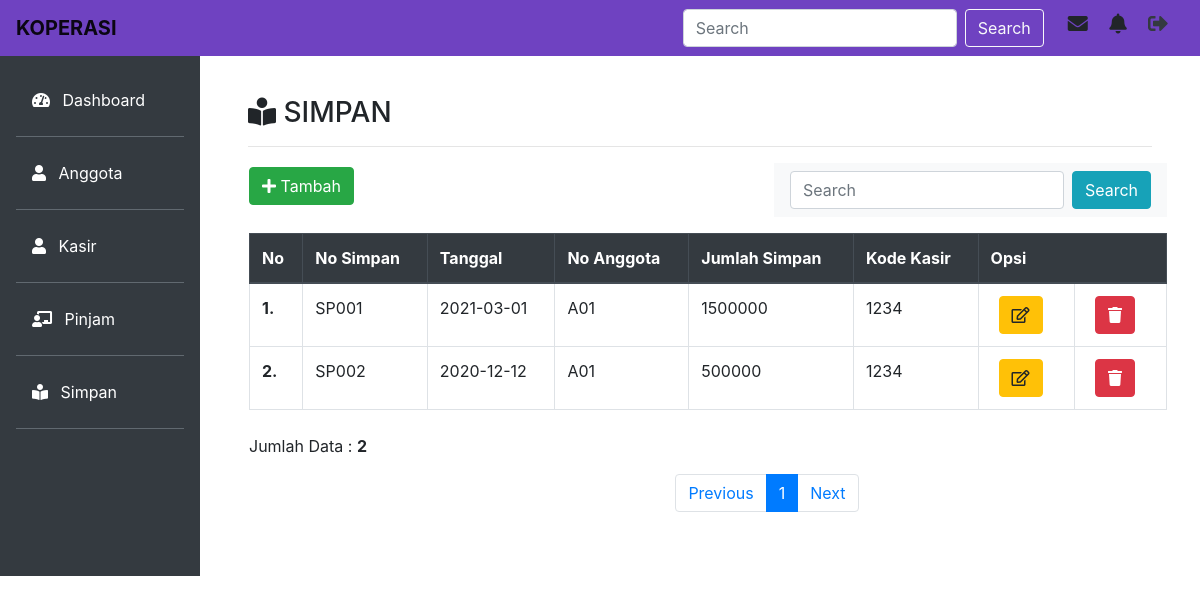
The app's page /simpan/index.php with its own data.
### tables this page shows
CREATE TABLE IF NOT EXISTS `tbl_simpan` (
  `no_simpan` varchar(10) NOT NULL,
  `tanggal` date NOT NULL,
  `no_anggota` varchar(10) NOT NULL,
  `jml_simpan` int(11) NOT NULL,
  `kode_kasir` char(10) NOT NULL
);

### simpan/index.php (the view, shortened to what this page needs)
<!doctype html>
<html lang="en">
  <head>
    <link rel="stylesheet" href="https://cdn.jsdelivr.net/npm/bootstrap@4.6.0/dist/css/bootstrap.min.css">
    <link rel="stylesheet" type="text/css" href="../assets/fontawesome-free/css/all.min.css">
  </head>
  <body>
    <nav class="navbar navbar-expand-lg navbar-light fixed-top" style="background-color: #6f42c1;">
      <a class="navbar-brand" href="#">
        <b>KOPERASI</b>
      </a>
      <form class="form-inline my-2 my-lg-0 ml-auto">
        <input class="form-control mr-sm-2" type="search" placeholder="Search" aria-label="Search">
        <button class="btn btn-outline-light my-2 my-sm-0" type="submit">Search</button>
      </form>
      <div class="icon ml-4">
        <h5>
          <i class="fas fa-envelope mr-3" data-toggle="tooltip" title="Inbox"></i>
          <i class="fas fa-bell mr-3" data-toggle="tooltip" title="Notification"></i>
          <a href="../logout.php"><i class="fas fa-sign-out-alt mr-3 text-dark" data-toggle="tooltip" title="Log Out"></i></a>
        </h5>
      </div>
    </nav>
    <div class="row no-gutters mt-5">
      <div class="col-md-2 bg-dark mt-2 pr-3 pt-4">
        <ul class="nav flex-column ml-3 mb-5">
          <li class="nav-item">
            <a class="nav-link active text-white" href="../dashboard.php"><i class="fas fa-tachometer-alt mr-2"></i> Dashboard</a><hr class="bg-secondary">
          </li>
          <li class="nav-item">
            <a class="nav-link text-white" href="../anggota/index.php"><i class="fas fa-user mr-2"></i> Anggota</a><hr class="bg-secondary">
          </li>
          <li class="nav-item">
            <a class="nav-link text-white" href="../kasir/index.php"><i class="fas fa-user mr-2"></i> Kasir</a><hr class="bg-secondary">
          </li>
          <li class="nav-item">
            <a class="nav-link text-white" href="../pinjam/index.php"><i class="fas fa-chalkboard-teacher mr-2"></i> Pinjam</a><hr class="bg-secondary">
          </li>
          <li class="nav-item">
            <a class="nav-link text-white" href="index.php"><i class="fas fa-book-reader mr-2"></i> Simpan</a><hr class="bg-secondary">
          </li>
        </ul>
      </div>
      <div class="col-md-10 p-5 pt-4">
        <h3><i class="fas fa-book-reader"></i> SIMPAN</h3><hr>
        <div class="row">
          <div class="button-tambah ml-3 mt-1">
            <a class="btn btn-success" href="tambah.php" role="button"><i class="fas fa-plus"></i> Tambah</a>
          </div>
          <nav class="navbar navbar-light bg-light ml-auto">
            <form class="form-inline" action="" method="post">
              <input class="form-control mr-sm-2" type="text" placeholder="Search" aria-label="Search" name="cari">
              <button class="btn btn-info" type="submit">Search</button>
            </form>
          </nav>
          <div class="table-responsive mt-3 ml-3">
            <table class="table table-bordered">
              <thead class="thead-dark">
                <tr>
                  <th scope="col">No</th>
                  <th scope="col">No Simpan</th>
                  <th scope="col">Tanggal</th>
                  <th scope="col">No Anggota</th>
                  <th scope="col">Jumlah Simpan</th>
                  <th scope="col">Kode Kasir</th>
                  <th colspan="2" scope="col">Opsi</th>
                </tr>
              </thead>
              <tbody>
                <?php
                include '../koneksi.php';
                $batas = 5;
                $hal = @$_GET['hal'];
                if(empty($hal)){
                  $posisi = 0;
                  $hal = 1;
                } else {
                  $posisi = ($hal - 1) * $batas;
                }
                $no = 1;
                if($_SERVER['REQUEST_METHOD'] == "POST") {
                  $cari = trim(mysqli_real_escape_string($con, $_POST['cari']));
                  if($cari != ''){
                    $sql = "SELECT * FROM tbl_simpan where tanggal like '%$cari%'";
                    $query = $sql;
                    $queryJml = $sql;
                  } else {
                    $query = "SELECT * FROM tbl_simpan LIMIT $posisi, $batas";
                    $queryJml = "SELECT * FROM tbl_simpan";
                    $no = $posisi + 1;
                  }
                } else {
                  $query = "SELECT * FROM tbl_simpan LIMIT $posisi, $batas";
                  $queryJml = "SELECT * FROM tbl_simpan";
                  $no = $posisi + 1;
                }
                $prev = $hal - 1;
                $next = $hal + 1;
                $sql_simpan = mysqli_query($con, $query) or die (mysqli_error($con));
                if(mysqli_num_rows($sql_simpan) > 0){
                  while($d = mysqli_fetch_array($sql_simpan)) { ?>
                <tr>
                  <th scope="row"><?php echo $no++; ?>.</th>
                  <td><?php echo $d['no_simpan']; ?></td>
                  <td><?php echo $d['tanggal']; ?></td>
                  <td><?php echo $d['no_anggota']; ?></td>
                  <td><?php echo $d['jml_simpan']; ?></td>
                  <td><?php echo $d['kode_kasir']; ?></td>
                  <td>
                    <a class="btn btn-warning ml-2 mr-2" href="edit.php?no=<?php echo $d['no_simpan']; ?>" role="button"><i class="far fa-edit"></i></a>
                  </td>
                  <td>
                    <a class="btn btn-danger ml-2 mr-2" href="hapus.php?no=<?php echo $d['no_simpan']; ?>" role="button"><i class="fas fa-trash"></i></a>
                  </td>
                </tr>
                <?php
                  }
                } else {
                  echo "<tr><td colspan=\"13\" align=\"center\">Data tidak ditemukan</td></tr>";
                }
                ?>
              </tbody>
            </table>
          </div>
          <?php
          if(isset($_POST['cari'])) {
            echo "<div class=\"cr ml-3\" style=\"float:left;\">";
              $jml = mysqli_num_rows(mysqli_query($con, $queryJml));
              echo "Data Hasil Pencarian : <b>$jml</b>";
              echo "</div>";
          } else {
          ?>
            <div class="pg ml-3 pt-2" style="float:left;">
              <?php
              $jml = mysqli_num_rows(mysqli_query($con, $queryJml));
              echo "Jumlah Data : <b>$jml</b>";
              ?>
            </div>
            <div class="page mt-5 mx-auto">
              <nav aria-label="Page navigation example">
                <ul class="pagination justify-content-center">
                  <li class="page-item">
                    <a class="page-link" <?php if($hal > 1){ echo "href='?hal=$prev'"; } ?> tabindex="-1" aria-disabled="true">Previous</a>
                  </li>
                  <?php
                  $jml_hal = ceil($jml / $batas);
                  for($x=1;$x<=$jml_hal;$x++) {
                    if ($x != $hal) {
                  ?>
                  <li class="page-item"><a class="page-link" href="?hal=<?php echo $x ?>"><?php echo $x; ?></a></li>
                  <?php
                  }
                  else {
                  ?>
                  <li class="page-item active"><a class="page-link"><?php echo $x; ?></a></li>
                  <?php } } ?>
                  <li class="page-item">
                    <a class="page-link" <?php if($hal < $jml_hal) { echo "href='?hal=$next'"; } ?>>Next</a>
                  </li>
                </ul>
              </nav>
            </div>
          <?php } ?>
        </div>
      </div>
    </div>
  </body>
</html>

### records on screen
tbl_simpan: no_simpan "SP001", tanggal "2021-03-01", no_anggota "A01", jml_simpan "1500000", kode_kasir "1234"
tbl_simpan: no_simpan "SP002", tanggal "2020-12-12", no_anggota "A01", jml_simpan "500000", kode_kasir "1234"

### other values on screen
$jml "2"
